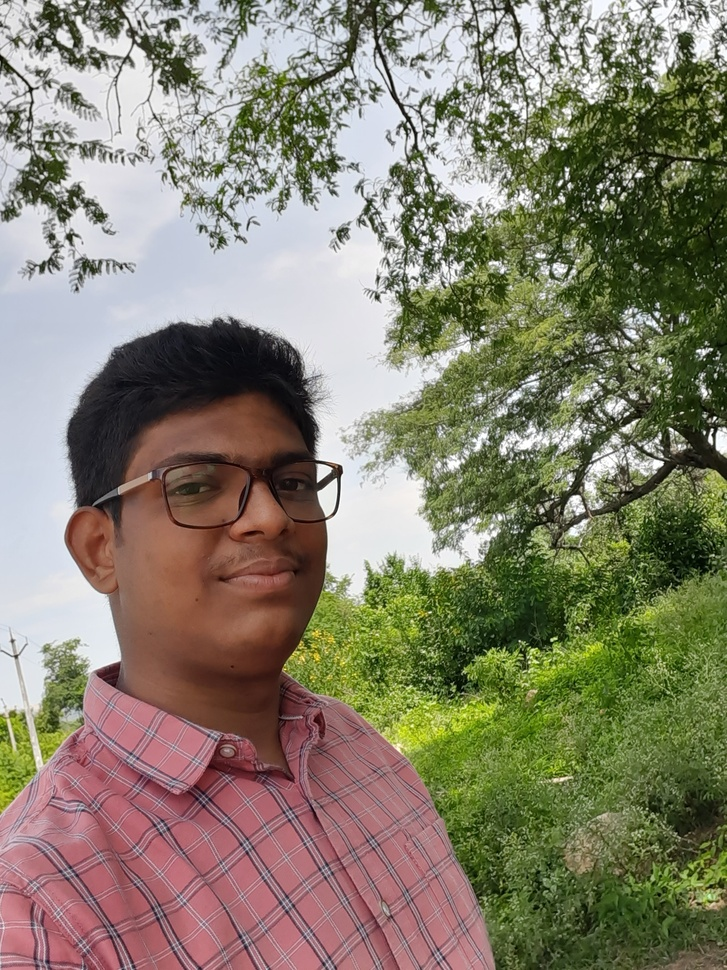
%> input picture old_files/photo_5.jpg, 727 x 970 px, shrunk from 2448 x 3264 before the run
$ octave viola_jone_testing.m   (GNU Octave 9; MATLAB toolbox functions it lacks are replaced by stand-ins)
%> lines starting %> are read from the running program, lines starting %| are printed output that depends on the picture
clc; close all; clear;

% Viola-Jones Based Facial Feature Detection

% List of image filenames
imageFiles = {'photo_5.jpg', 'photo_10.jpg', '1803191139-00001033.jpg', '1803191139-00000036.jpg'};

% Number of images
numImages = length(imageFiles);

% Create a Viola-Jones detector object for face detection
faceDetector = vision.CascadeObjectDetector();

% Create detectors for facial features (Eyes, Nose, Mouth)
eyeDetector = vision.CascadeObjectDetector('EyePairBig');
noseDetector = vision.CascadeObjectDetector('Nose');
mouthDetector = vision.CascadeObjectDetector('Mouth');

figure;

% Loop through each image, detect face and features, apply skin segmentation, and display
for i = 1:numImages
    % Read the current image
    img = imread(imageFiles{i});
%> img is the input picture: size 970x727x3 uint8; mean R, G, B 133.8, 128.1, 109.2

    % Detect faces in the image
    bboxFace = step(faceDetector, img);  % Returns upper left corner and size of bounding box
%> bboxFace = [111 382 261 261]

    % Apply non-maxima suppression: keep only the largest face
    if ~isempty(bboxFace)
        % Compute the area of each bounding box and find the largest
        areas = bboxFace(:, 3) .* bboxFace(:, 4); % Width * Height
%> areas = 68121
        [~, maxIndex] = max(areas);
%> maxIndex = 1
        bboxFace = bboxFace(maxIndex, :); % Keep only the largest face

        % Crop the face region
        faceRegion = imcrop(img, bboxFace);
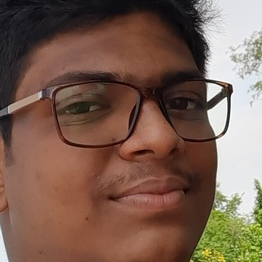
%> faceRegion: size 262x262x3 uint8; mean R, G, B 122.4, 95.4, 81.1

        % Face region dimensions for mouth constraint
        faceHeight = size(faceRegion, 1);
%> faceHeight = 262
        faceWidth = size(faceRegion, 2);
%> faceWidth = 262

        % [8 lines of commented-out code are left out]

        %% Nose Detection with NMS
%> (the run ends here)
